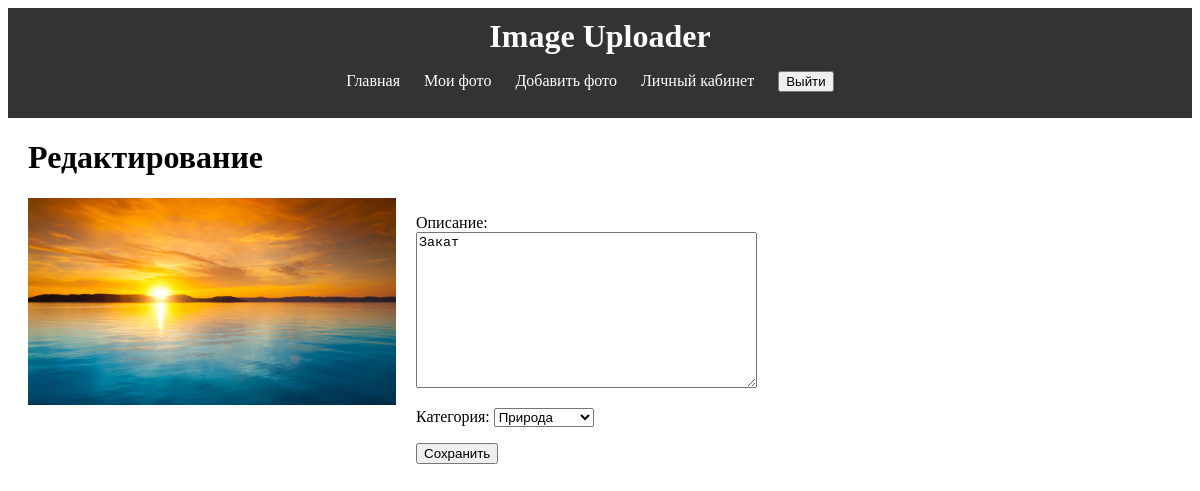
/myimage/38/change/ (signed in), run on the app's committed database.
### app/models.py (models this page shows, shortened)
class Image(models.Model):
    file = models.ImageField(upload_to='static/images/', verbose_name='Файл')
    description = models.TextField(verbose_name='Описание')
    category = models.ForeignKey(Category, on_delete=models.CASCADE, verbose_name='Категория')
    user = models.ForeignKey(User, on_delete=models.CASCADE, verbose_name='Пользователь')
    is_deleted = models.BooleanField(default=False)
    uploaded_at = models.DateTimeField(auto_now_add=True, verbose_name='Дата создания')
    updated_at = models.DateTimeField(auto_now=True, verbose_name='Дата обновления')
    deleted_at = models.DateTimeField(null=True, blank=True, verbose_name='Дата удаления')
    class Meta:
        verbose_name = "Изображение"
        verbose_name_plural = "Изображения"

### myimages/views.py (the view)
# urls.py: path('myimage/<int:myimage_id>/change/', change, name='change'),
@login_required
def change(request, myimage_id):
    user = request.user
    image = get_object_or_404(Image, pk=myimage_id, user=user)
    form = ChangeImageForm(request.POST or None, instance=image)
    if request.method == 'POST' and form.is_valid():
        form.save()
        return redirect('myimages')
    return render(request, 'change.html', {'form': form, 'image': image})

### myimages/forms.py
class ChangeImageForm(forms.ModelForm):
    class Meta:
        model = Image
        fields = ['description', 'category']

### app/models.py (called while the page is built)
    def __str__(self):
        return self.name

### myimages/templates/change.html (shortened to what this page needs)
{% extends 'base.html' %}
{% block content %}
    <h1>Редактирование</h1>
    <div class="image-container">
        <img src="{{ image.file.url }}">
    <form method="post">
        {{ form.as_p }}
        <button type="submit">Сохранить</button>
    </form>
        </div>
{% endblock %}

### static/css/styles2.css (style rules this page uses)
.image-container { display: grid; grid-template-columns: repeat(auto-fill, minmax(300px, 1fr)); gap: 20px; }
.image-container img { width: 100%; height: auto; }

### data on the page
Image: file (picture), description "Закат", category "Природа"
